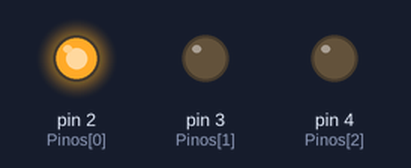
Bench run of a sketch on a simulated Arduino Uno, built with avr-gcc and run on an emulated ATmega328P. Shown: output pins drawn as LEDs (lit = HIGH).

Above: at 0.05 s.
At 1.35 s:
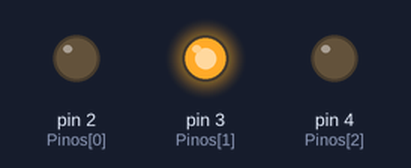
At 2.7 s:
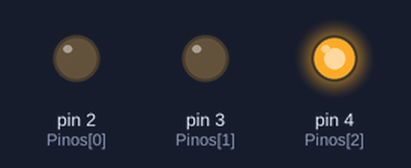
Timing chart, 0 to 3.0 s (numbered marks = the images above):
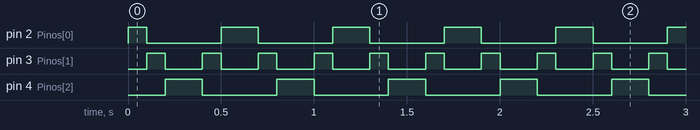

Measured:
- by itself, pin 2 (Pinos[0]): repeats every 0.60 s: LOW 0.40 s, HIGH 0.20 s
- by itself, pin 3 (Pinos[1]): alternates HIGH for 0.10 s and LOW for 0.20 s
- by itself, pin 4 (Pinos[2]): alternates HIGH for 0.20 s and LOW for 0.40 s

The sketch:

7.ino
```cpp
int espera = 100;

int Pinos[] = {2, 3, 4};

int ContaPino = 3;

void setup() {

  for (int PinoArdu = 0; PinoArdu < ContaPino; PinoArdu++) {
    pinMode(Pinos[PinoArdu], OUTPUT);
  }
}

void loop() {
  // Pisca Leds na ordem crescente
  for (int PinoArdu = 0; PinoArdu < ContaPino; PinoArdu++) {
    // liga Led
    digitalWrite(Pinos[PinoArdu], HIGH);
    delay(espera);
    // desliga Led
    digitalWrite(Pinos[PinoArdu], LOW);

  }

  // Pisca Leds em ordem descrescente
  for (int PinoArdu = ContaPino - 1; PinoArdu >= 0; PinoArdu--) {
    // liga Led
    digitalWrite(Pinos[PinoArdu], HIGH);
    delay(espera);
    // desliga Led
    digitalWrite(Pinos[PinoArdu], LOW);
  }
}
```
